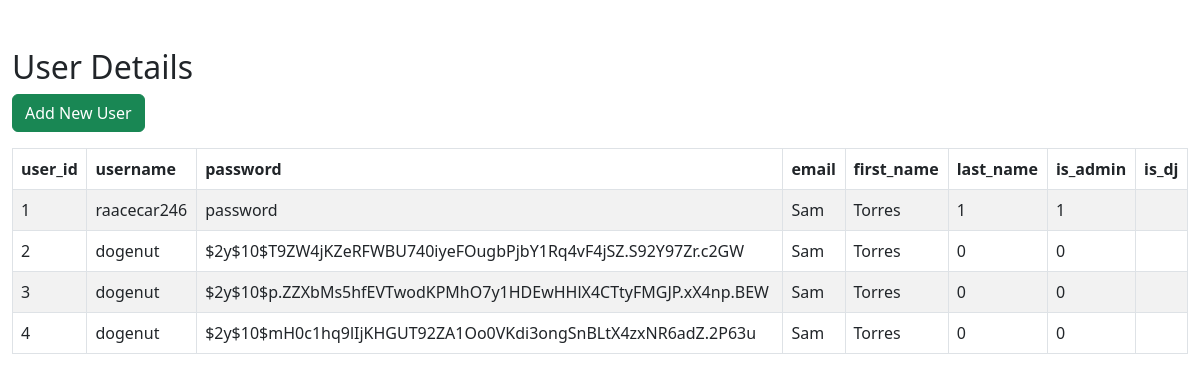
The page /users/index.php on the database its author committed.
### tables this page shows
CREATE TABLE `users` (
  `user_id` int(11) NOT NULL,
  `username` varchar(100) NOT NULL,
  `password` varchar(255) NOT NULL,
  `email` varchar(100) NOT NULL,
  `first_name` varchar(100) NOT NULL,
  `last_name` varchar(100) NOT NULL,
  `is_admin` tinyint(1) NOT NULL DEFAULT 0,
  `is_dj` tinyint(1) NOT NULL DEFAULT 0
);

### users/index.php (the view, shortened to what this page needs)
<!DOCTYPE html>
<html lang="en">
<head>
    <link href="https://cdn.jsdelivr.net/npm/bootstrap@5.3.0-alpha3/dist/css/bootstrap.min.css" rel="stylesheet">
</head>
<body>
    <div class="wrapper">
        <div class="container-fluid">
            <div class="row">
                <div class="col-md-12">
                    <div class="mt-5 mb-3 clearfix">
                        <h2 class="pull-left">User Details</h2>
                        <a href="create.php" class="btn btn-success pull-right" disabled><i class="fa fa-plus"></i> Add New User</a>
                    </div>
                    <?php
                    require_once "../scripts/config.php";
                    $sql = "SELECT * FROM users";
                    if($result = mysqli_query($link, $sql)){
                        if(mysqli_num_rows($result) > 0){
                            echo '<table class="table table-bordered table-striped">';
                                echo "<thead>";
                                    echo "<tr>";
                                        echo "<th>user_id</th>";
                                        echo "<th>username</th>";
                                        echo "<th>password</th>";
                                        echo "<th>email</th>";
                                        echo "<th>first_name</th>";
                                        echo "<th>last_name</th>";
                                        echo "<th>is_admin</th>";
                                        echo "<th>is_dj</th>";
                                    echo "</tr>";
                                echo "</thead>";
                                echo "<tbody>";
                                while($row = mysqli_fetch_array($result)){
                                    echo "<tr>";
                                        echo "<td>" . $row['user_id'] . "</td>";
                                        echo "<td>" . $row['username'] . "</td>";
                                        echo "<td>" . $row['password'] . "</td>";
                                        echo "<td>" . $row['first_name'] . "</td>";
                                        echo "<td>" . $row['last_name'] . "</td>";
                                        echo "<td>" . $row['is_admin'] . "</td>";
                                        echo "<td>" . $row['is_dj'] . "</td>";
                                        echo "<td>";
                                        echo "</td>";
                                    echo "</tr>";
                                }
                                echo "</tbody>";
                            echo "</table>";
                        } else{
                            echo '<div class="alert alert-danger"><em>No records were found.</em></div>';
                        }
                    } else{
                        echo "Oops! Something went wrong. Please try again later.";
                    }
                    ?>
                </div>
            </div>
        </div>
    </div>
</body>
</html>

### rows shown on the page
users: user_id "1", username "raacecar246", password "password", first_name "Sam", last_name "Torres", is_admin "1", is_dj "1"
users: user_id "2", username "dogenut", password "$2y$10$T9ZW4jKZeRFWBU740iyeFOugbPjbY1Rq4vF4jSZ.S92Y97Zr.c2GW", first_name "Sam", last_name "Torres", is_admin "0", is_dj "0"
users: user_id "3", username "dogenut", password "$2y$10$p.ZZXbMs5hfEVTwodKPMhO7y1HDEwHHlX4CTtyFMGJP.xX4np.BEW", first_name "Sam", last_name "Torres", is_admin "0", is_dj "0"
users: user_id "4", username "dogenut", password "$2y$10$mH0c1hq9lIjKHGUT92ZA1Oo0VKdi3ongSnBLtX4zxNR6adZ.2P63u", first_name "Sam", last_name "Torres", is_admin "0", is_dj "0"
